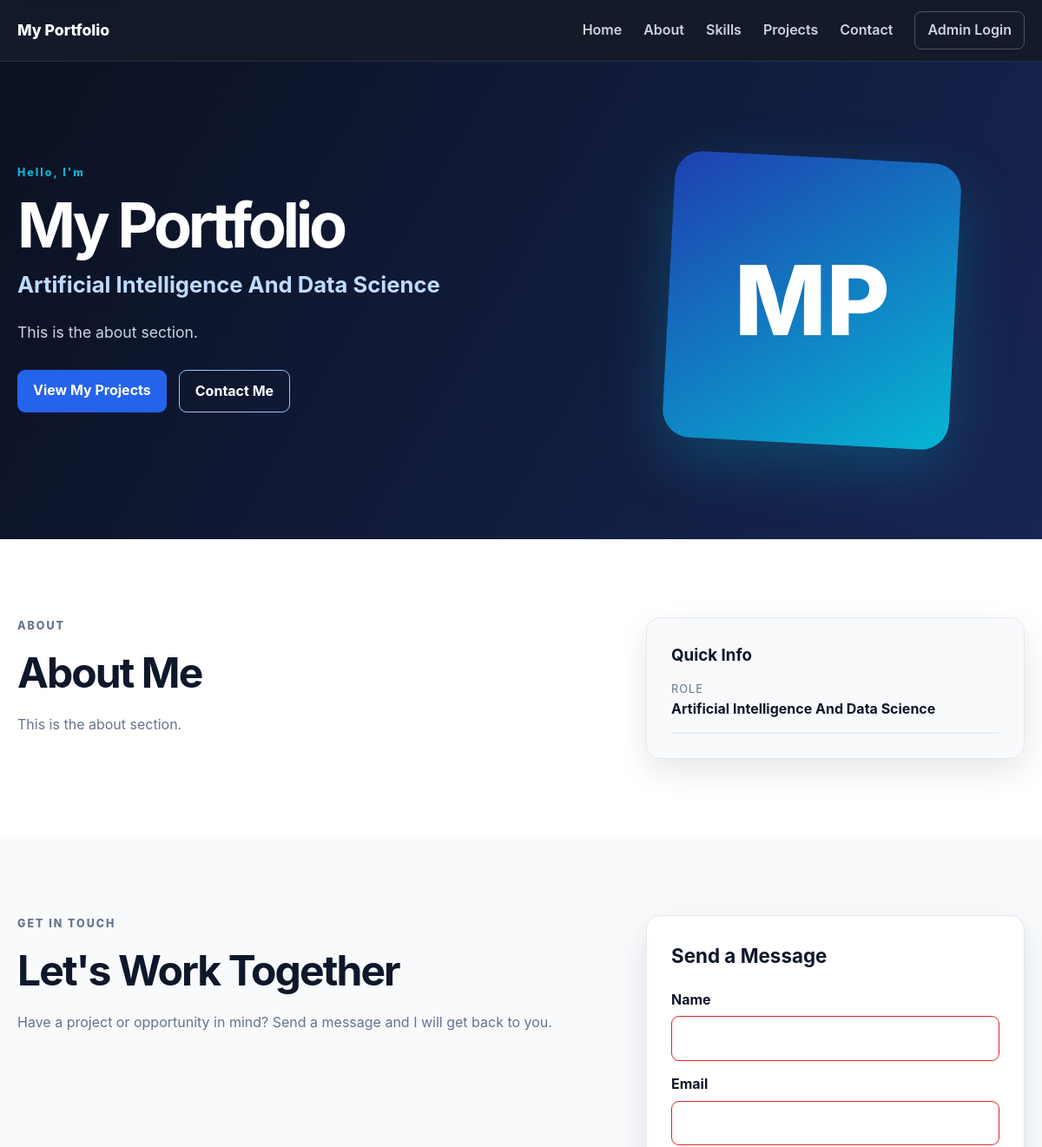
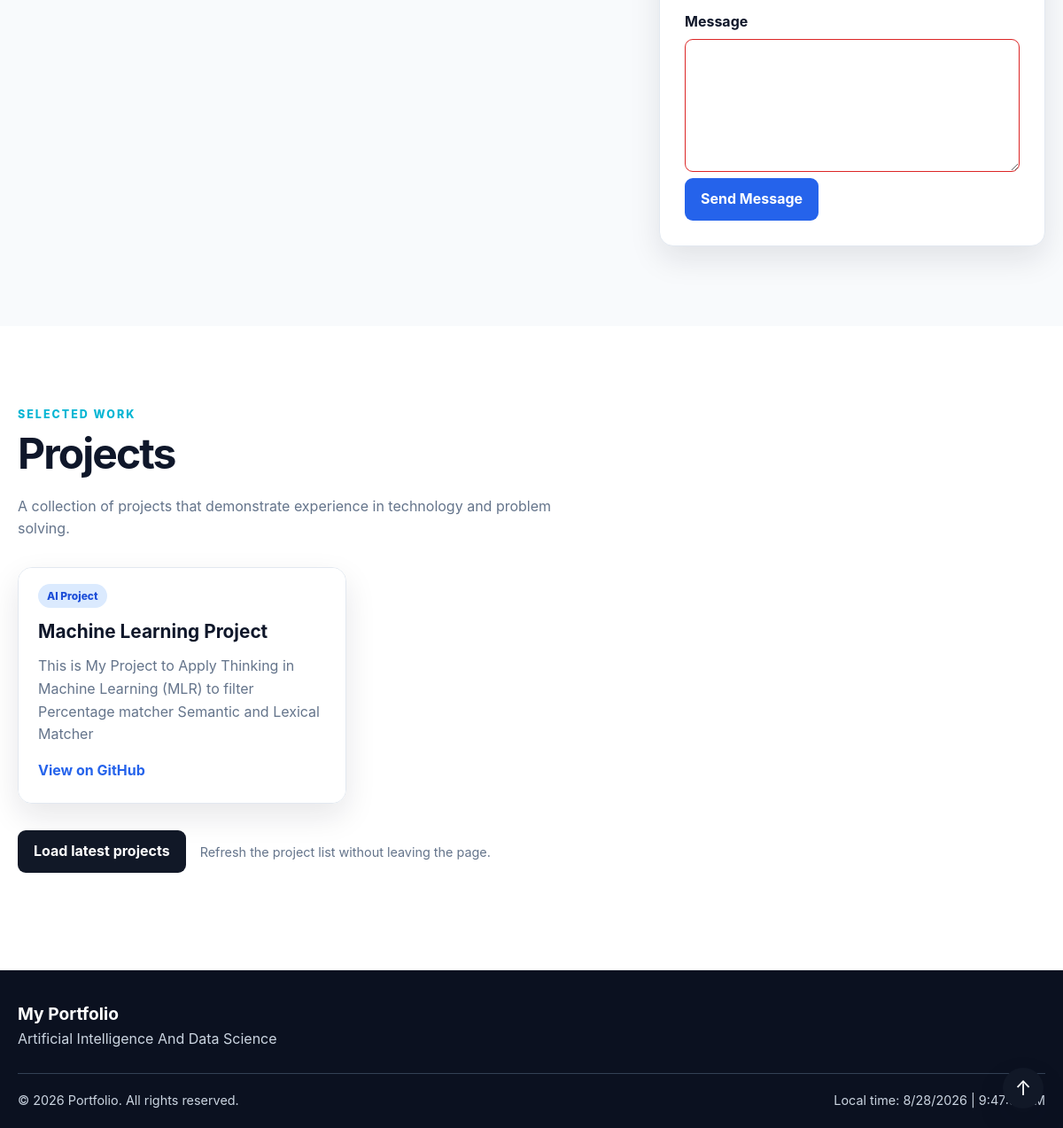
The page / on the database its author committed (2 pictures, top to bottom).
### tables this page shows
CREATE TABLE projects (
    id INT UNSIGNED AUTO_INCREMENT PRIMARY KEY,
    title VARCHAR(150) NOT NULL,
    category VARCHAR(100) NOT NULL,
    description TEXT NOT NULL,
    github_url VARCHAR(500) NOT NULL,
    image_path VARCHAR(255) NULL,
    created_at TIMESTAMP NOT NULL DEFAULT CURRENT_TIMESTAMP
);

### classes/Project.php (called while the page is built, shortened)
<?php
class Project
{
    private $title;
    private $category;
    private $description;
    private $githubUrl;
    public function __construct(
        int $id,
        string $title,
        string $category,
        string $description,
        string $githubUrl,
        ?string $imagePath
    ) {
        $this->title = $title;
        $this->category = $category;
        $this->description = $description;
        $this->githubUrl = $githubUrl;
    }
    public function getTitle(): string
    {
        return $this->title;
    }
    public function getCategory(): string
    {
        return $this->category;
    }
    public function getDescription(): string
    {
        return $this->description;
    }
    public function getGithubUrl(): string
    {
        return $this->githubUrl;
    }
}

### index.php (the view, shortened to what this page needs)
<?php
require_once __DIR__ . '/classes/Project.php';
$major = 'Artificial Intelligence And Data Science';
$footerYear = 2026;
$projects = [];
$personalInfo = [
    'full_name' => 'My Portfolio',
    'professional_title' => $major,
    'email' => '',
    'phone_primary' => '',
    'phone_secondary' => '',
    'location' => '',
    'about_me' => 'This is the about section.',
    'work_description' => '',
    'linkedin_url' => '',
    'github_url' => '',
    'instagram_url' => '',
    'facebook_url' => '',
    'website_url' => '',
    'profile_image_path' => null,
];
try {
    $database = getDatabaseConnection();
    $projectStatement = $database->prepare(
        'SELECT id, title, category, description, github_url, image_path FROM projects ORDER BY created_at ASC, id ASC'
    );
    $projectStatement->execute();
    $projectRows = $projectStatement->fetchAll();
    foreach ($projectRows as $projectRow) {
        $projects[] = new Project(
            (int) $projectRow['id'],
            $projectRow['title'],
            $projectRow['category'],
            $projectRow['description'],
            $projectRow['github_url'],
            $projectRow['image_path']
        );
    }
} catch (PDOException | DatabaseConfigurationException $exception) {
    reportApplicationError($exception, 'index.php', 'portfolio_load');
    $databaseError = 'Projects are temporarily unavailable.';
}
function escapeHtml(string $value): string
{
    return htmlspecialchars($value, ENT_QUOTES, 'UTF-8');
}
function displayProjectCard(Project $project): void
{
    echo '<article>';
    echo '<span class="badge">' . escapeHtml($project->getCategory()) . '</span>';
    echo '<h3>' . escapeHtml($project->getTitle()) . '</h3>';
    echo '<p>' . escapeHtml($project->getDescription()) . '</p>';
    echo '<a href="' . escapeHtml($project->getGithubUrl()) . '" target="_blank" rel="noopener noreferrer">View on GitHub</a>';
    echo '</article>';
}
$formSuccess = '';
$name = '';
$email = '';
$message = '';
?>
<!DOCTYPE html>
<html lang="en">
<head>
    <link rel="stylesheet" href="style.css?v=2">
</head>
<body>
    <header class="site-header">
        <nav class="container site-nav" aria-label="Main navigation">
            <a class="brand" href="#home"><?php echo escapeHtml($personalInfo['full_name']); ?></a>
            <div class="nav-links" id="site-menu">
                <a href="#home">Home</a><a href="#about">About</a><a href="#skills">Skills</a><a href="#projects">Projects</a><a href="#contact">Contact</a><a class="nav-admin" href="login.php">Admin Login</a>
            </div>
        </nav>
    </header>
    <main id="main-content">
        <section class="hero" id="home"><div class="container hero-grid"><div class="hero-copy">
            <p class="eyebrow">Hello, I'm</p><h1><?php echo escapeHtml($personalInfo['full_name']); ?></h1>
            <p class="hero-title"><?php echo escapeHtml($personalInfo['professional_title']); ?></p>
            <p class="hero-description"><?php echo escapeHtml($personalInfo['work_description'] ?: $personalInfo['about_me']); ?></p>
            <div class="hero-actions"><a class="btn btn-primary" href="#projects">View My Projects</a><a class="btn btn-outline-light" href="#contact">Contact Me</a></div>
        </div><div class="hero-visual"><?php if (!empty($personalInfo['profile_image_path'])): ?><div class="profile-photo-frame"><img class="profile-photo" src="<?php echo escapeHtml($personalInfo['profile_image_path']); ?>" alt="<?php echo escapeHtml($personalInfo['full_name']); ?>"></div><?php else: ?><?php $initials = strtoupper(substr($personalInfo['full_name'], 0, 1) . (strrpos($personalInfo['full_name'], ' ') !== false ? substr($personalInfo['full_name'], strrpos($personalInfo['full_name'], ' ') + 1, 1) : '')); ?><span><?php echo escapeHtml($initials); ?></span><?php endif; ?></div></div></section>
        <section class="about-section" id="about"><div class="container about-grid"><div><p class="section-label">ABOUT</p><h2>About Me</h2><?php if ($personalInfo['about_me'] !== ''): ?><p><?php echo nl2br(escapeHtml($personalInfo['about_me'])); ?></p><?php endif; ?><?php if ($personalInfo['work_description'] !== ''): ?><p><?php echo nl2br(escapeHtml($personalInfo['work_description'])); ?></p><?php endif; ?></div><div class="quick-info"><h3>Quick Info</h3><?php foreach (['location' => 'Location', 'email' => 'Email', 'phone_primary' => 'Phone', 'professional_title' => 'Role'] as $field => $label): ?><?php if ($personalInfo[$field] !== ''): ?><div class="info-row"><span><?php echo $label; ?></span><strong><?php echo escapeHtml($personalInfo[$field]); ?></strong></div><?php endif; ?><?php endforeach; ?></div></div></section>
        <section class="contact-section" id="contact"><div class="container contact-grid"><div class="contact-copy"><p class="section-label">GET IN TOUCH</p><h2>Let's Work Together</h2><p>Have a project or opportunity in mind? Send a message and I will get back to you.</p>
            </div><form class="contact-form" method="POST" action="index.php"><h3>Send a Message</h3>
            <?php if ($formSuccess !== ''): ?>
                <div class="form-alert success" role="status"><strong>Message sent successfully</strong><span>Thank you for reaching out. Your message was received.</span><a href="#contact">Send another message</a></div></form>
            <?php else: ?>
                <label for="name">Name</label>
                <input type="text" id="name" name="name" value="<?php echo escapeHtml($name); ?>" required autocomplete="name">
                <label for="email">Email</label>
                <input type="email" id="email" name="email" value="<?php echo escapeHtml($email); ?>" required autocomplete="email">
                <label for="message">Message</label>
                <textarea id="message" name="message" required><?php echo escapeHtml($message); ?></textarea>
                <button class="btn btn-primary" type="submit"><span>Send Message</span><span class="button-loading" aria-hidden="true">Sending…</span></button></form>
            <?php endif; ?></div></section>
        <section class="projects-section" id="projects"><div class="container"><p class="section-label">SELECTED WORK</p><h2>Projects</h2><p class="section-intro">A collection of projects that demonstrate experience in technology and problem solving.</p>
            <div class="project-grid"><?php foreach ($projects as $project): ?><div class="project-card"><?php displayProjectCard($project); ?></div><?php endforeach; ?></div>
            <div class="json-loader"><button class="btn btn-secondary" type="button" id="load-projects">Load latest projects</button><span id="json-status" role="status">Refresh the project list without leaving the page.</span></div><div class="project-grid" id="json-projects" aria-live="polite"></div></div></section>
        <a href="#home" class="scroll-up" aria-label="Scroll to top">↑</a>
    </main>
    <footer class="site-footer"><div class="container footer-grid"><div><strong><?php echo escapeHtml($personalInfo['full_name']); ?></strong><span><?php echo escapeHtml($personalInfo['professional_title']); ?></span></div></div><div class="container footer-bottom"><span>&copy; <?php echo $footerYear; ?> Portfolio. All rights reserved.</span><span class="local-time">Local time: <span id="current-date"></span></span></div>
    </footer>
</body>
</html>

### rows shown on the page
projects: category "AI Project", title "Machine Learning Project", description "This is My Project to Apply Thinking in Machine Learning (MLR) to filter Percentage matcher Semantic and Lexical Matcher"

### other values the page prints
escapeHtml($personalInfo['full_name']) "My Portfolio"
escapeHtml($personalInfo['professional_title']) "Artificial Intelligence And Data Science"
escapeHtml($initials) "MP"
escapeHtml($personalInfo['about_me']) "This is the about section."
$label "ROLE"
escapeHtml($personalInfo[$field]) "Artificial Intelligence And Data Science"
$footerYear "2026"
